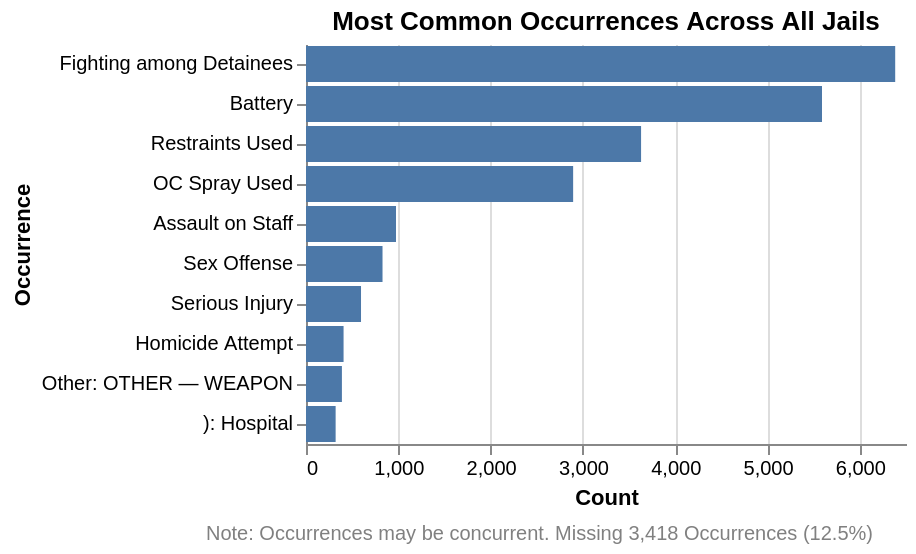

The cell this chart's notebook holds for it:
### Code cell
samples_df = samples_df.with_columns(
    pl.when(pl.col("Cleaned Occurrences") == "")
    .then(pl.lit("Error, no occurrence found"))
    .otherwise(pl.col("Cleaned Occurrences"))
    .alias("Cleaned Occurrences")
)

def clean_other(df):
    pattern = r"specify"
    df = df.with_columns(
    pl.when(pl.col("Cleaned Occurrences").str.contains(pattern))
    .then(pl.col("Cleaned Occurrences").str.extract(r"specify(.*)", group_index=1))
    .otherwise(pl.col("Cleaned Occurrences"))
    .alias("Cleaned Occurrences")
    )

    return df

total_occurrence_result = (
    samples_df
    .with_columns(
        pl.col("Cleaned Occurrences").str.split(",").alias("Cleaned Occurrences")
    )
    .explode("Cleaned Occurrences")
    .filter(pl.col("Cleaned Occurrences").is_not_null())
    .select(
        pl.col("Cleaned Occurrences").value_counts(sort=True)
    )
    .unnest("Cleaned Occurrences")
    .head(12)
)

total_occurrence_result = clean_other(total_occurrence_result)

total_occurrence_result = total_occurrence_result.filter(~pl.col("Cleaned Occurrences").is_in(["Error", " no occurrence found"]))

total_occurrence_chart = alt.Chart(total_occurrence_result).mark_bar().encode(
    x=alt.X("count:Q", title="Count"),
    y=alt.Y("Cleaned Occurrences:N", title="Occurrence").sort('-x')
).properties(
    title="Most Common Occurrences Across All Jails"
)

# Footnote as a separate text chart
footnote = alt.Chart(pl.DataFrame({
    "text": ["Note: Occurrences may be concurrent. Missing 3,418 Occurrences (12.5%)"],
    "x": [0],
    "y": [0]
})).mark_text(
    align="left",
    baseline="bottom",
    fontSize=10,
    dx=0,
    dy=20,  # distance below the main chart area
    color="gray"
).encode(
    x=alt.value(-50),
    y=alt.value(230),  # just below the chart (chart height + some offset)
    text="text:N"
)

# Use layering to draw the footnote over/under the chart
total_occurrence_chart = alt.layer(
    total_occurrence_chart,
    footnote
).configure_view(
    stroke=None  # removes box around the chart
)

total_occurrence_chart

### Figure 1 — Vega-Lite specification as saved in the notebook (floating-point values rounded to 4 significant figures)
{"config": {"view": {"continuousWidth": 300, "continuousHeight": 300, "stroke": null}}, "layer": [{"data": {"name": "data-5073ac55b5c2752cdd5d5469af6a7038"}, "mark": {"type": "bar"}, "encoding": {"x": {"field": "count", "title": "Count", "type": "quantitative"}, "y": {"field": "Cleaned Occurrences", "sort": "-x", "title": "Occurrence", "type": "nominal"}}, "title": "Most Common Occurrences Across All Jails"}, {"data": {"name": "data-d93bad239394a920026100302f9d4427"}, "mark": {"type": "text", "align": "left", "baseline": "bottom", "color": "gray", "dx": 0, "dy": 20, "fontSize": 10}, "encoding": {"text": {"field": "text", "type": "nominal"}, "x": {"value": -50}, "y": {"value": 230}}}], "$schema": "https://vega.github.io/schema/vega-lite/v5.20.1.json", "datasets": {"data-5073ac55b5c2752cdd5d5469af6a7038": [{"Cleaned Occurrences": "Fighting among Detainees", "count": 6383}, {"Cleaned Occurrences": "Battery", "count": 5590}, {"Cleaned Occurrences": "Restraints Used", "count": 3630}, {"Cleaned Occurrences": "OC Spray Used", "count": 2894}, {"Cleaned Occurrences": "Assault on Staff", "count": 975}, {"Cleaned Occurrences": "Sex Offense", "count": 829}, {"Cleaned Occurrences": "Serious Injury", "count": 596}, {"Cleaned Occurrences": "Homicide Attempt", "count": 407}, {"Cleaned Occurrences": "Other: OTHER — WEAPON\n", "count": 389}, {"Cleaned Occurrences": "): Hospital", "count": 321}], "data-d93bad239394a920026100302f9d4427": [{"text": "Note: Occurrences may be concurrent. Missing 3,418 Occurrences (12.5%)", "x": 0, "y": 0}]}}
